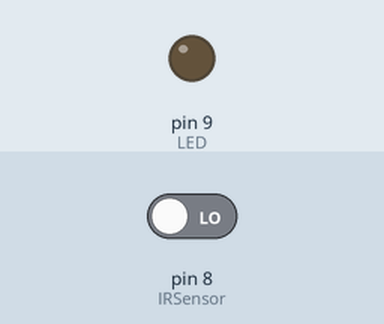
The sketch below on a simulated Arduino Uno, built with avr-gcc and run on an emulated ATmega328P. On the bench: output pins drawn as LEDs (lit = HIGH). The inputs (shaded band) are chosen by the test bench; at power-on: pin 8 (IRSensor) LOW.

Above: at 1.2 s.
1.3 s: pin 8 (IRSensor) driven HIGH
At 2.1 s:
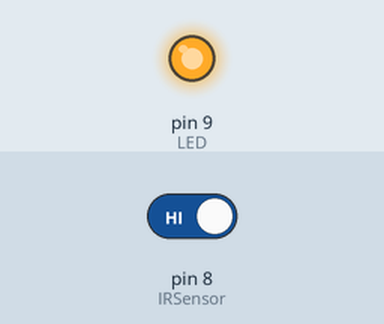
2.8 s: pin 8 (IRSensor) driven LOW
At 3.2 s:
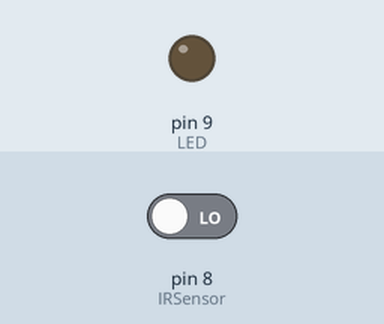
Timing chart, 0 to 5.8 s (numbered marks = the images above; inputs shaded):
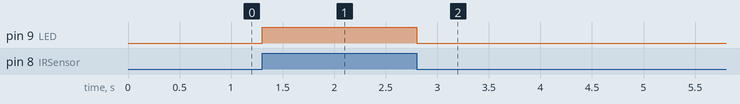

The sketch:

IrRead.ino
```cpp
int IRSensor = 8; // connect ir sensor to arduino pin 12
int LED = 9;

void setup()
{
  Serial.begin(9600);
pinMode (IRSensor,INPUT); // sensor pin INPUT
pinMode(LED,OUTPUT);

}

void loop()
{
int statusSensor = digitalRead(IRSensor);

if(statusSensor == HIGH)
{
digitalWrite(LED, HIGH); // LED High
}
if(statusSensor == LOW)
{
digitalWrite(LED, LOW); // LED LOW
}
}
```

Measured:
- after the input at 1.3 s, pin 9 (LED): LOW → HIGH at once
- after the input at 2.8 s, pin 9 (LED): HIGH → LOW at once
